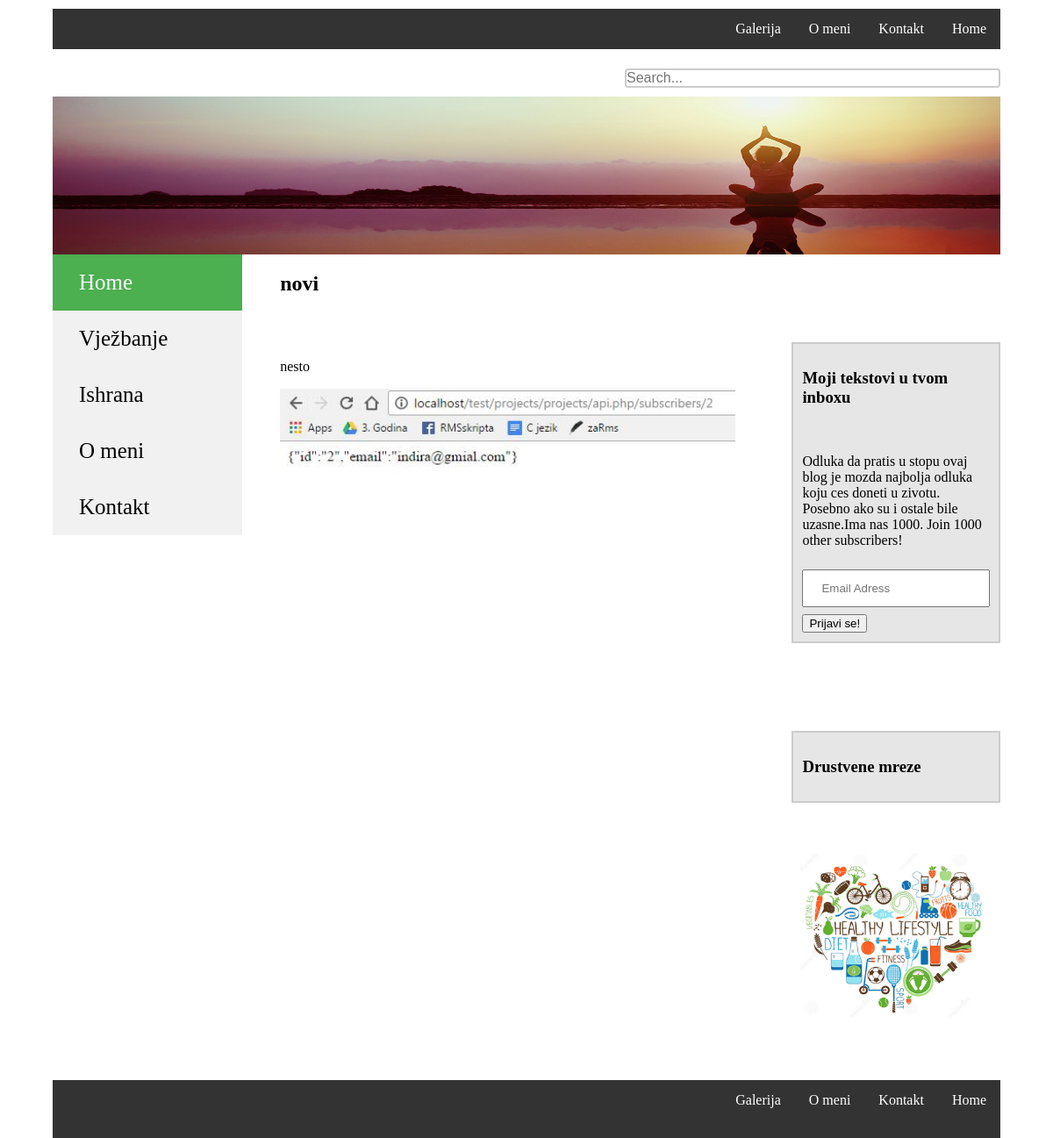
The app's page /post.php?id=24 with its own data.
### tables this page shows
CREATE TABLE `posts` (
  `id` int(11) NOT NULL,
  `category_id` int(11) NOT NULL,
  `title` varchar(255) NOT NULL,
  `text` text NOT NULL,
  `image` varchar(255) NOT NULL
);

### post.php (the view, shortened to what this page needs)
<?php
	$conn = new mysqli("localhost","root","","healty_life");
	$id = $_GET["id"];
	$query = "SELECT * FROM `posts` WHERE id = '$id'";
	$post = $conn->query($query);
	$post = $post->fetch_assoc();
?>
<!DOCTYPE html>
<html lang="en">
<head>
	<link rel="stylesheet" href="pravi.css">
</head>
 <body>
	<div class="red" id="horizontalni_meni">
		<ul>
  <li><a class="active" href="naslovna.html">Home</a></li>
  <li><a href="Kontakt.html">Kontakt</a></li>
  <li><a href="Omeni.html">O meni</a></li>
  <li><a href="galerija.html">Galerija</a></li>
		</ul>
	</div>
	<div class="red" id="pretraga">
		<form action="action_page.php">
				<input id="i" type="search" placeholder="Search...">
		</form>
	</div>
	<div class="red" id="slika1">
		<div class="red"></div>
		<div class="red"></div>
		<div class="red"></div>
		<div class="red"></div>
		<div class="red"></div>
		<div class="red"></div>
		<div class="red"></div>
		<div class="red"></div>
	</div>
		 	<div class="kolona jedan" id="meni">
		<ul>
	        <li><a class="active" id="naslovna.html" href="naslovna.php">Home</a></li>
			<li><a href="#" onmouseover="mopen('m1')" onmouseout="mclosetime()">Vježbanje</a>
			</li>
            <li><a href="#"  onmouseover="mopen('m2')" onmouseout="mclosetime()">Ishrana</a>
		   </li>
	       <li><a id="Omeni.html" href="Omeni.php" >O meni</a></li>
           <li><a id="Kontakt.html" href="Kontakt.php">Kontakt</a></li>
	  </ul>
	</div>
		<div class="kolona dva">
	    <div class="red"></div>
		<h2><?php echo $post["title"] ?></h2><br><br>
	    <p><?php echo $post["text"] ?></p>
		<img width="100%" src="slicice/<?php echo $post['image'] ?>" alt="Picture"/>
	</div>
	<div class="kolona jedan" id="desna_strana">
	     <div class="red" id="prijava">
		<h3>Moji tekstovi u tvom inboxu</h3><br>
        <p>Odluka da pratis u stopu ovaj blog je mozda najbolja odluka koju ces doneti u zivotu. Posebno ako su i ostale bile uzasne.Ima nas 1000.
		   Join 1000 other subscribers!</p>
		   <form id="forma1" name="forma1" onclick='return validateForm("forma1")' method="post">
		   <input type="text" placeholder="Email Adress" id="email" name="email" required>
		   <input type="button" value="Prijavi se!">
		   </form>
		  </div>
		  <div class="red" id="prijava">
		   <h3>Drustvene mreze</h3>
		  </div>
			<div class="red" id="logo">
			<img width="100%" src="slicice/srce.png" alt="Picture" />
			</div>
		</div>
	<div class="red" id="horizontalni_meni">
		<ul>
  <li><a class="active" href="naslovna.html">Home</a></li>
  <li><a href="Kontakt.html">Kontakt</a></li>
  <li><a href="Omeni.html">O meni</a></li>
  <li><a href="galerija.html">Galerija</a></li>
		</ul>
   </div>
<div class="red" id="zadnji_red"></div>
 </body>
</html>

### pravi.css (style rules this page uses)
* { box-sizing: border-box; }
body { width: 100%; margin: 0 auto; padding-left:5%; padding-right:5%; }
.red { padding: 10px; width:100%; float:left; min-height: 1px; }
.kolona { margin-left: 2%; margin-right: 2%; display: inline-block; float: left; min-height: 20px; }
.kolona.dva { width: 48%; }
.kolona.jedan { width: 22%; }
#meni { width: 20%; float: left; padding: 0; margin-left:0; }
#meni ul { list-style-type: none; margin: 0; padding: 0; width: 100%; background-color: #f1f1f1; }
#meni li { width: 100%; }
#meni li a { display: block; color: #000; padding: 18px 30px; text-decoration: none; font-size:25px; width:100%; }
#meni li a.active { background-color: #4CAF50; color: white; }
#pretraga { margin-top:2%; padding-top:0; padding-right:0; }
form { float: right; width: 100%; }
#i { width: 40%; float: right; box-sizing: border-box; border: 2px solid #ccc; border-radius: 4px; font-size: 16px; background-color: white; padding:0; }
#horizontalni_meni { padding-left:0; padding-right:0; padding-bottom:0; }
ul { list-style-type: none; margin: 0; padding: 0; overflow: hidden; background-color: #333; }
li { float: right; }
li a { display: block; color: white; text-align: left; padding: 14px 16px; text-decoration: none; }
#prijava { margin-top:100px; margin-left:70px; margin-right:0; border: 2px solid #ccc; padding-left:1%%; padding-bottom:4%; background-color:#E6E6E6; float:right; }
#slika1 { background-image:url(slicice/post.jpg); background-size:100% 100%; background-repeat: no-repeat; }
input[type=text] { width: 100%; padding: 12px 20px; margin: 8px 0; box-sizing: border-box; }
#desna_strana { margin-right:0; float:right; }
#logo { margin-bottom:20%; margin-top:20%; }
#zadnji_red { height:20px; background-color: #333; }

### records on screen
posts: title "novi", text "nesto", image (picture)
